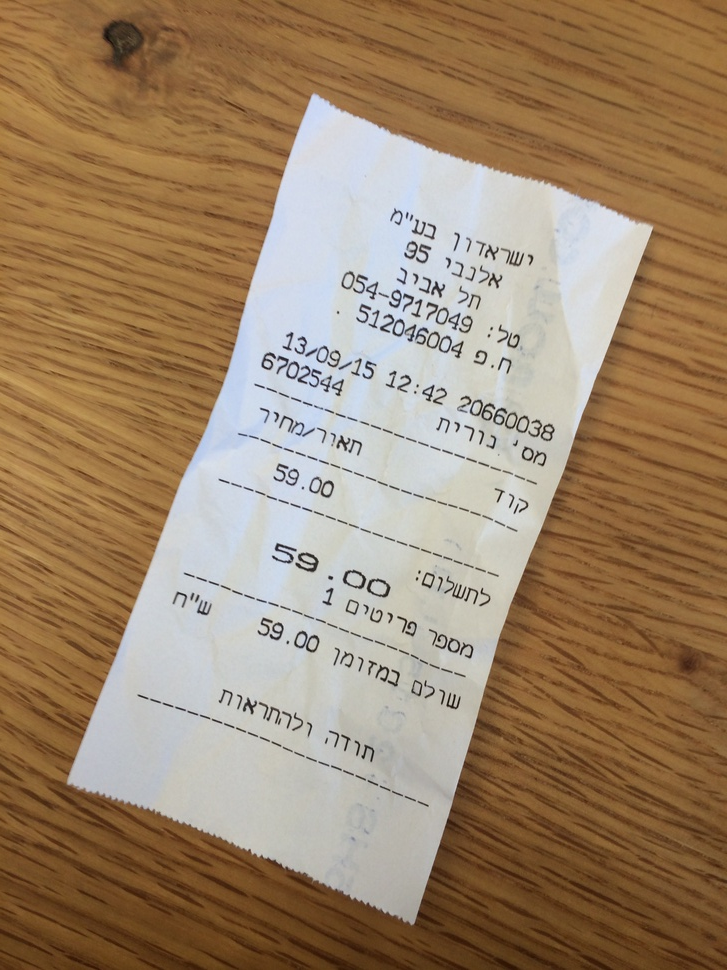
//> input picture ocr/pics/heb.jpg, 727 x 970 px, shrunk from 2448 x 3264 before the run
$ ./histogram ./pics/heb.jpg   (built with g++ and OpenCV 4)
//> lines starting //> are read from the running program, lines starting //| are printed output that depends on the picture


// g++ $(pkg-config --cflags --libs opencv) histogram.cc -o histogram && ./histogram ./pics/heb.jpg

#include "opencv2/highgui/highgui.hpp"
#include "opencv2/imgproc/imgproc.hpp"
#include <iostream>
#include <stdio.h>

using namespace cv;
using namespace std;

/**  @function main */
int main( int argc, char** argv )
{
  Mat src, dst;

  /// Load image
  src = imread( argv[1], 1 );
//> src is the input picture: 970 rows x 727 cols, CV_8UC3; mean B, G, R 107, 133.6, 157.7

  if( !src.data )
    { cout<<"Usage: ./histogram <path_to_image>" << endl;
      return -1;}

  /// Convert to grayscale
  cvtColor( src, src, CV_BGR2GRAY );
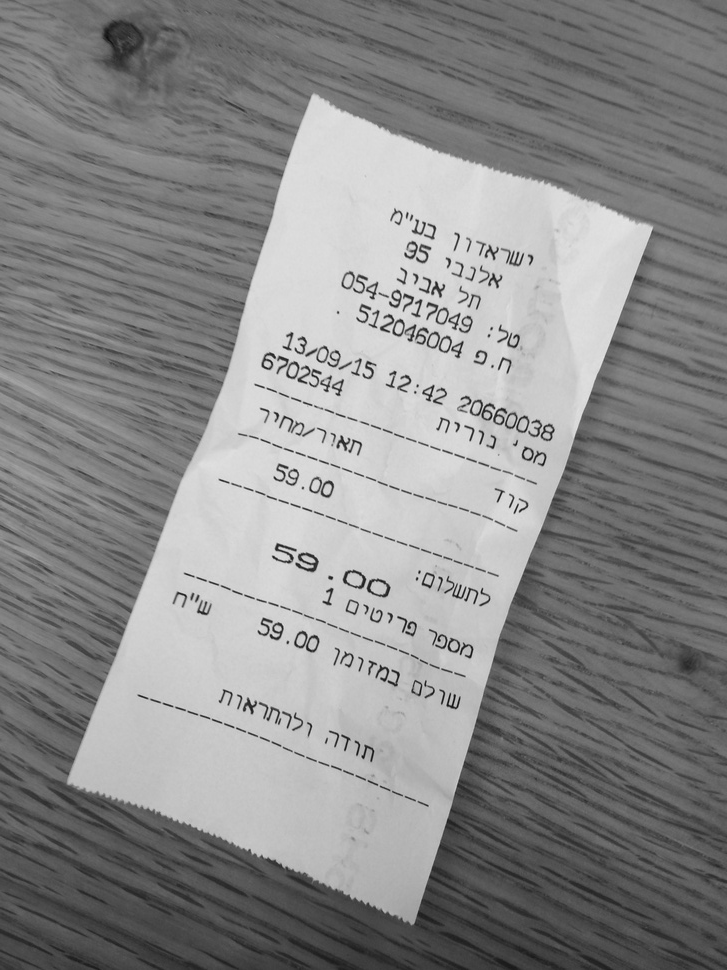
//> src: 970 rows x 727 cols, CV_8UC1; min 11, max 230, mean 137.7

  /// Apply Histogram Equalization
  equalizeHist
    ( src, dst );
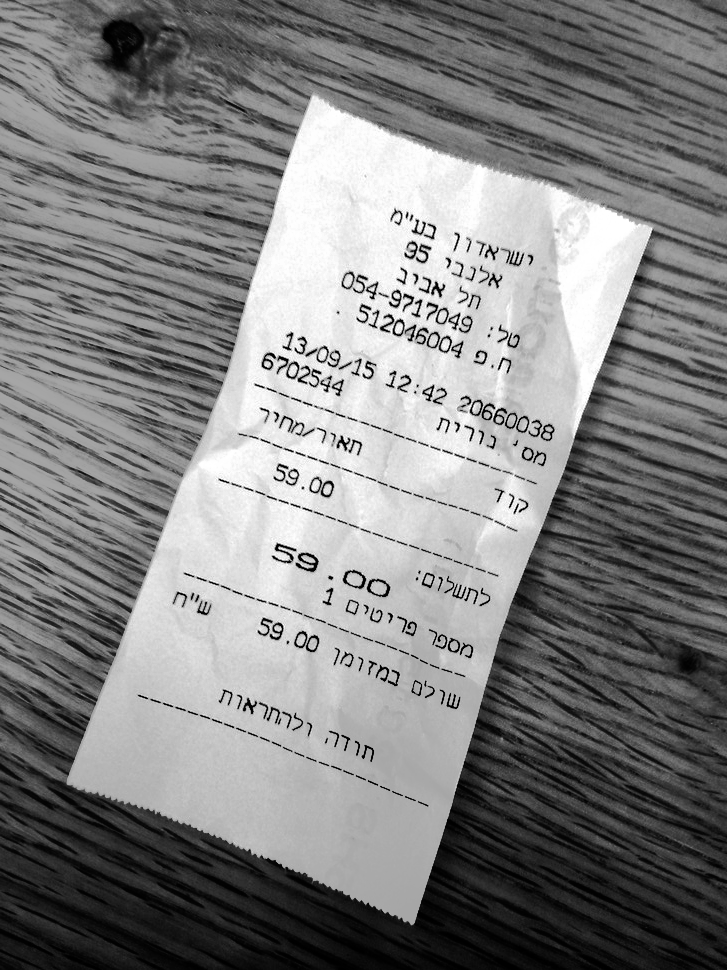
//> dst: 970 rows x 727 cols, CV_8UC1; min 0, max 255, mean 128.6

  cv::imwrite( "./img_pre/hist.jpg", dst);

  return 0;
}
